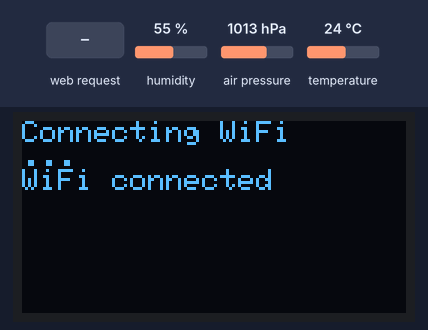
A sketch run on a simulated ESP32. Parts: 128×64 one-colour display. Inputs (shaded band) come from the test bench; at power-on: humidity 55 %, air pressure 1013 hPa, temperature 24 °C. WiFi joins after 1.5 s; servers stay silent unless stated; the local clock reads 2024-03-15 10:24:30 at power-on unless the sketch sets it; not simulated (calls return 0 or success): secrets.h; what the sketch prints to the serial monitor is not drawn.

Above: at 2.8 s.
At 5.9 s:
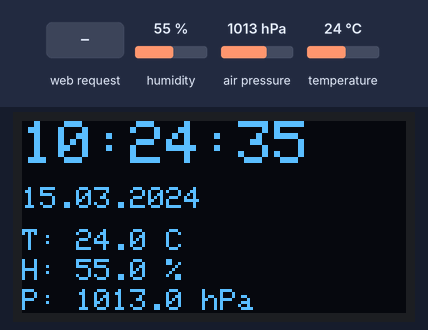
6.0 s: HTTP request GET /toggle received
At 6.5 s:
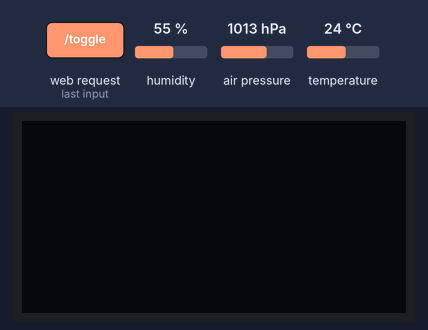
Timing chart, 0 to 9.0 s (numbered marks = the images above; inputs shaded):
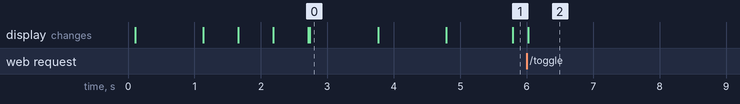

Measured:
- after the input at 6.0 s, the display: changes at once (image 2)
- what the display in image 0 shows lasts 1.1 s, from 2.7 s to 3.8 s

The sketch:

espClockBMEOLED.ino
```cpp
#include <WiFi.h>
#include <Wire.h>
#include <ArduinoOTA.h>
#include <WebServer.h>

#include <Adafruit_GFX.h>
#include <Adafruit_SH110X.h>

#include <Adafruit_BME280.h>
#include <Adafruit_Sensor.h>

#include "time.h"
#include "secrets.h"

// =====================================================
// DISPLAY
// =====================================================

#define SCREEN_WIDTH 128
#define SCREEN_HEIGHT 64

Adafruit_SH1106G oled(128, 64, &Wire, -1);

// =====================================================
// SENSOR
// =====================================================

Adafruit_BME280 bme;

float temp = 0;
float hum = 0;
float pressure = 0;

// =====================================================
// NETWORK
// =====================================================

IPAddress local_IP(192, 168, 2, 40);
IPAddress gateway(192, 168, 2, 1);
IPAddress subnet(255, 255, 255, 0);
IPAddress primaryDNS(192, 168, 2, 2);

WebServer server(80);

// =====================================================
// SYSTEM
// =====================================================

bool displayEnabled = true;

unsigned long lastUpdate = 0;
const unsigned long updateInterval = 1000;

// =====================================================
// DAY / NIGHT
// =====================================================

const int DAY[3]   = {5, 30, 0};
const int NIGHT[3] = {22, 0, 0};

// =====================================================
// TIME
// =====================================================

const char* ntpServer = "pool.ntp.org";
const long gmtOffset_sec = 3600;
const int daylightOffset_sec = 3600;

struct tm timeinfo;

// =====================================================
// HTML PAGE
// =====================================================

String htmlPage()
{
  return R"rawliteral(
<!DOCTYPE html>
<html>

<head>
  <meta name="viewport" content="width=device-width, initial-scale=1">

  <style>
    body {
      font-family: Arial;
      text-align: center;
      margin-top: 40px;
      background: #121212;
      color: white;
    }

    .dashboard {
      display: flex;
      flex-wrap: wrap;
      justify-content: center;
    }

    .card {
      background: #1E1E1E;
      margin: 20px;
      padding: 20px;
      border-radius: 12px;
      width: 280px;
    }

    .value {
      font-size: 2rem;
      font-weight: bold;
    }

    button {
      font-size: 20px;
      padding: 12px 20px;
      border: none;
      border-radius: 8px;
      background: #4CAF50;
      color: white;
      cursor: pointer;
    }
  </style>
</head>

<body>

<h1>ESP32 Environment Monitor</h1>

<div class="dashboard">

  <div class="card">
    <h2>Temperature</h2>
    <div class="value">
      <span id="temp">--</span> °C
    </div>
  </div>

  <div class="card">
    <h2>Humidity</h2>
    <div class="value">
      <span id="hum">--</span> %
    </div>
  </div>

  <div class="card">
    <h2>Pressure</h2>
    <div class="value">
      <span id="pressure">--</span> hPa
    </div>
  </div>

  <div class="card">
    <h2>WiFi Signal</h2>
    <div class="value">
      <span id="rssi">--</span> dBm
    </div>
  </div>

  <div class="card">
    <h2>Free Heap</h2>
    <div class="value">
      <span id="heap">--</span> KB
    </div>
  </div>

  <div class="card">
    <h2>Uptime</h2>
    <div class="value">
      <span id="uptime">--</span>
    </div>
  </div>

</div>

<button onclick="toggleDisplay()">Toggle Display</button>

<div id="status"></div>

<script>

function formatUptime(seconds)
{
  const h = Math.floor(seconds / 3600);
  const m = Math.floor((seconds % 3600) / 60);
  const s = seconds % 60;

  return `${h}h ${m}m ${s}s`;
}

async function updateData()
{
  try
  {
    const response = await fetch('/data');
    const data = await response.json();

    document.getElementById('temp').innerHTML = data.temp;
    document.getElementById('hum').innerHTML = data.hum;
    document.getElementById('pressure').innerHTML = data.pressure;
    document.getElementById('rssi').innerHTML = data.rssi;
    document.getElementById('heap').innerHTML = data.heap;
    document.getElementById('uptime').innerHTML =
      formatUptime(data.uptime);
  }
  catch(error)
  {
    console.log(error);
  }
}

async function toggleDisplay()
{
  const response = await fetch('/toggle');
  const text = await response.text();

  document.getElementById('status').innerHTML = text;
}

updateData();
setInterval(updateData, 1000);

</script>

</body>
</html>
)rawliteral";
}

// =====================================================
// TIME
// =====================================================

void initTime()
{
  configTime(gmtOffset_sec,
             daylightOffset_sec,
             ntpServer);

  int retry = 0;

  while (!getLocalTime(&timeinfo) && retry < 20)
  {
    Serial.println("Waiting for NTP time...");
    delay(500);
    retry++;
  }

  if (retry >= 20)
    Serial.println("NTP failed");
  else
    Serial.println("Time synchronized");
}

// =====================================================
// WEB HANDLERS
// =====================================================

void handleRoot()
{
  server.send(200, "text/html", htmlPage());
}

void handleData()
{
  String json = "{";

  json += "\"temp\":" + String(temp, 1) + ",";
  json += "\"hum\":" + String(hum, 1) + ",";
  json += "\"pressure\":" + String(pressure, 1) + ",";
  json += "\"rssi\":" + String(WiFi.RSSI()) + ",";
  json += "\"heap\":" + String(ESP.getFreeHeap() / 1024) + ",";
  json += "\"uptime\":" + String(millis() / 1000);

  json += "}";

  server.send(200, "application/json", json);
}

void handleToggle()
{
  displayEnabled = !displayEnabled;

  if (!displayEnabled)
  {
    oled.clearDisplay();
    oled.display();
  }

  server.send(200,
              "text/plain",
              displayEnabled ? "Display ON"
                             : "Display OFF");
}

// =====================================================
// OLED
// =====================================================

void drawDisplay()
{
  if (!displayEnabled)
    return;

  getLocalTime(&timeinfo);

  char timeStr[16];
  char dateStr[20];

  strftime(timeStr,
           sizeof(timeStr),
           "%H:%M:%S",
           &timeinfo);

  strftime(dateStr,
           sizeof(dateStr),
           "%d.%m.%Y",
           &timeinfo);

  temp = bme.readTemperature();
  hum = bme.readHumidity();
  pressure = bme.readPressure() / 100.0F;

  oled.clearDisplay();

  // TIME
  oled.setTextSize(2);
  oled.setCursor(0, 0);
  oled.println(timeStr);

  // DATE
  oled.setTextSize(1);
  oled.setCursor(0, 22);
  oled.println(dateStr);

  // TEMP
  oled.setCursor(0, 36);
  oled.printf("T: %.1f C", temp);

  // HUM
  oled.setCursor(0, 46);
  oled.printf("H: %.1f %%", hum);

  // PRESSURE
  oled.setCursor(0, 56);
  oled.printf("P: %.1f hPa", pressure);

  oled.display();
}

// =====================================================
// DISPLAY TIMER
// =====================================================

void setLightOnTime(int hour,
                    int min,
                    int sec,
                    bool enable)
{
  if (timeinfo.tm_hour == hour &&
      timeinfo.tm_min == min &&
      timeinfo.tm_sec == sec)
  {
    displayEnabled = enable;

    if (!enable)
    {
      oled.clearDisplay();
      oled.display();
    }
  }
}

// =====================================================
// SETUP
// =====================================================

void setup()
{
  Serial.begin(115200);

  Wire.begin(21, 22);

  // OLED
  if (!oled.begin(0x3C, true))
  {
    Serial.println("OLED init failed");
    while (1);
  }

  oled.clearDisplay();
  oled.setTextColor(SH110X_WHITE);
  oled.setTextSize(1);

  oled.setCursor(0, 0);
  oled.println("Booting...");
  oled.display();

  // BME280
  oled.println("Init BME280...");
  oled.display();

  if (!bme.begin(0x76))
  {
    oled.println("BME280 FAILED");
    oled.display();

    Serial.println("BME280 not found");
    while (1);
  }

  oled.println("BME280 OK");
  oled.display();

  delay(1000);

  // WIFI
  oled.clearDisplay();
  oled.setCursor(0, 0);
  oled.println("Connecting WiFi");
  oled.display();

  WiFi.mode(WIFI_STA);

  if (!WiFi.config(local_IP,
                   gateway,
                   subnet,
                   primaryDNS))
  {
    Serial.println("WiFi config failed");
  }

  WiFi.begin(ssid, password);

  while (WiFi.status() != WL_CONNECTED)
  {
    delay(500);

    Serial.print(".");

    oled.print(".");
    oled.display();
  }

  Serial.println();
  Serial.println("WiFi connected");
  Serial.println(WiFi.localIP());

  oled.println();
  oled.println("WiFi connected");
  oled.display();

  delay(1000);

  // OTA
  ArduinoOTA.setHostname("esp32-monitor");

  ArduinoOTA.onStart([]()
  {
    Serial.println("OTA Start");
  });

  ArduinoOTA.onEnd([]()
  {
    Serial.println("OTA End");
  });

  ArduinoOTA.begin();

  // TIME
  initTime();

  // WEB SERVER
  server.on("/", handleRoot);
  server.on("/data", handleData);
  server.on("/toggle", handleToggle);

  server.begin();

  Serial.println("HTTP server started");

  oled.clearDisplay();
  oled.setCursor(0, 0);
  oled.println("System Ready");
  oled.display();

  delay(1000);
}

// =====================================================
// LOOP
// =====================================================

void loop()
{
  ArduinoOTA.handle();
  server.handleClient();

  if (millis() - lastUpdate >= updateInterval)
  {
    lastUpdate = millis();

    if (WiFi.status() != WL_CONNECTED)
    {
      WiFi.reconnect();
    }

    getLocalTime(&timeinfo);

    setLightOnTime(
      NIGHT[0],
      NIGHT[1],
      NIGHT[2],
      false
    );

    setLightOnTime(
      DAY[0],
      DAY[1],
      DAY[2],
      true
    );

    drawDisplay();
  }
}
```
